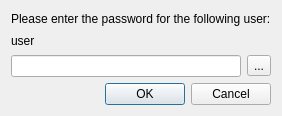
<?xml version="1.0" encoding="UTF-8"?>
<ui version="4.0">
 <class>Dialog</class>
 <widget class="QDialog" name="Dialog">
  <property name="geometry">
   <rect>
    <x>0</x>
    <y>0</y>
    <width>276</width>
    <height>116</height>
   </rect>
  </property>
  <property name="windowTitle">
   <string>Dialog</string>
  </property>
  <layout class="QVBoxLayout" name="verticalLayout">
   <item>
    <widget class="QLabel" name="label">
     <property name="sizePolicy">
      <sizepolicy hsizetype="Expanding" vsizetype="Preferred">
       <horstretch>0</horstretch>
       <verstretch>0</verstretch>
      </sizepolicy>
     </property>
     <property name="text">
      <string>Please enter the password for the following user:</string>
     </property>
    </widget>
   </item>
   <item>
    <widget class="QLabel" name="user">
     <property name="text">
      <string>user</string>
     </property>
    </widget>
   </item>
   <item>
    <layout class="QHBoxLayout" name="horizontalLayout">
     <item>
      <widget class="QLineEdit" name="pwLine">
       <property name="echoMode">
        <enum>QLineEdit::Password</enum>
       </property>
      </widget>
     </item>
     <item>
      <widget class="QToolButton" name="showBtn">
       <property name="text">
        <string>...</string>
       </property>
      </widget>
     </item>
    </layout>
   </item>
   <item>
    <widget class="QDialogButtonBox" name="buttonBox">
     <property name="orientation">
      <enum>Qt::Horizontal</enum>
     </property>
     <property name="standardButtons">
      <set>QDialogButtonBox::Cancel|QDialogButtonBox::Ok</set>
     </property>
    </widget>
   </item>
  </layout>
 </widget>
 <resources/>
 <connections>
  <connection>
   <sender>buttonBox</sender>
   <signal>accepted()</signal>
   <receiver>Dialog</receiver>
   <slot>accept()</slot>
   <hints>
    <hint type="sourcelabel">
     <x>248</x>
     <y>254</y>
    </hint>
    <hint type="destinationlabel">
     <x>157</x>
     <y>274</y>
    </hint>
   </hints>
  </connection>
  <connection>
   <sender>buttonBox</sender>
   <signal>rejected()</signal>
   <receiver>Dialog</receiver>
   <slot>reject()</slot>
   <hints>
    <hint type="sourcelabel">
     <x>316</x>
     <y>260</y>
    </hint>
    <hint type="destinationlabel">
     <x>286</x>
     <y>274</y>
    </hint>
   </hints>
  </connection>
 </connections>
</ui>
